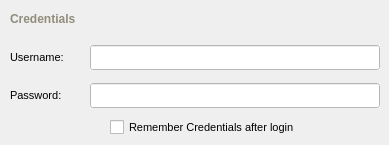
       <widget class="QWidget" name="widgetStackUsernamePasswordPage" >
        <widget class="QLabel" name="labelPassword" >
         <property name="geometry" >
          <rect>
           <x>10</x>
           <y>86</y>
           <width>81</width>
           <height>18</height>
          </rect>
         </property>
         <property name="sizePolicy" >
          <sizepolicy vsizetype="Fixed" hsizetype="Fixed" >
           <horstretch>0</horstretch>
           <verstretch>0</verstretch>
          </sizepolicy>
         </property>
         <property name="minimumSize" >
          <size>
           <width>0</width>
           <height>18</height>
          </size>
         </property>
         <property name="maximumSize" >
          <size>
           <width>16777215</width>
           <height>18</height>
          </size>
         </property>
         <property name="palette" >
          <palette>
           <active>
            <colorrole role="WindowText" >
             <brush brushstyle="SolidPattern" >
              <color alpha="255" >
               <red>0</red>
               <green>0</green>
               <blue>0</blue>
              </color>
             </brush>
            </colorrole>
           </active>
           <inactive>
            <colorrole role="WindowText" >
             <brush brushstyle="SolidPattern" >
              <color alpha="255" >
               <red>0</red>
               <green>0</green>
               <blue>0</blue>
              </color>
             </brush>
            </colorrole>
           </inactive>
           <disabled>
            <colorrole role="WindowText" >
             <brush brushstyle="SolidPattern" >
              <color alpha="255" >
               <red>119</red>
               <green>119</green>
               <blue>119</blue>
              </color>
             </brush>
            </colorrole>
           </disabled>
          </palette>
         </property>
         <property name="font" >
          <font>
           <pointsize>8</pointsize>
          </font>
         </property>
         <property name="lineWidth" >
          <number>0</number>
         </property>
         <property name="midLineWidth" >
          <number>0</number>
         </property>
         <property name="text" >
          <string>Password: </string>
         </property>
        </widget>
        <widget class="QLabel" name="labelUsername" >
         <property name="geometry" >
          <rect>
           <x>10</x>
           <y>48</y>
           <width>81</width>
           <height>18</height>
          </rect>
         </property>
         <property name="sizePolicy" >
          <sizepolicy vsizetype="Fixed" hsizetype="Fixed" >
           <horstretch>0</horstretch>
           <verstretch>0</verstretch>
          </sizepolicy>
         </property>
         <property name="minimumSize" >
          <size>
           <width>0</width>
           <height>18</height>
          </size>
         </property>
         <property name="maximumSize" >
          <size>
           <width>16777215</width>
           <height>18</height>
          </size>
         </property>
         <property name="palette" >
          <palette>
           <active>
            <colorrole role="WindowText" >
             <brush brushstyle="SolidPattern" >
              <color alpha="255" >
               <red>0</red>
               <green>0</green>
               <blue>0</blue>
              </color>
             </brush>
            </colorrole>
           </active>
           <inactive>
            <colorrole role="WindowText" >
             <brush brushstyle="SolidPattern" >
              <color alpha="255" >
               <red>0</red>
               <green>0</green>
               <blue>0</blue>
              </color>
             </brush>
            </colorrole>
           </inactive>
           <disabled>
            <colorrole role="WindowText" >
             <brush brushstyle="SolidPattern" >
              <color alpha="255" >
               <red>119</red>
               <green>119</green>
               <blue>119</blue>
              </color>
             </brush>
            </colorrole>
           </disabled>
          </palette>
         </property>
         <property name="font" >
          <font>
           <pointsize>8</pointsize>
          </font>
         </property>
         <property name="lineWidth" >
          <number>0</number>
         </property>
         <property name="text" >
          <string>Username: </string>
         </property>
        </widget>
        <widget class="QCheckBox" name="dataCheckboxSaveUsernamePassword" >
         <property name="geometry" >
          <rect>
           <x>110</x>
           <y>118</y>
           <width>242</width>
           <height>18</height>
          </rect>
         </property>
         <property name="minimumSize" >
          <size>
           <width>0</width>
           <height>18</height>
          </size>
         </property>
         <property name="maximumSize" >
          <size>
           <width>16777215</width>
           <height>18</height>
          </size>
         </property>
         <property name="palette" >
          <palette>
           <active>
            <colorrole role="WindowText" >
             <brush brushstyle="SolidPattern" >
              <color alpha="255" >
               <red>0</red>
               <green>0</green>
               <blue>0</blue>
              </color>
             </brush>
            </colorrole>
           </active>
           <inactive>
            <colorrole role="WindowText" >
             <brush brushstyle="SolidPattern" >
              <color alpha="255" >
               <red>0</red>
               <green>0</green>
               <blue>0</blue>
              </color>
             </brush>
            </colorrole>
           </inactive>
           <disabled>
            <colorrole role="WindowText" >
             <brush brushstyle="SolidPattern" >
              <color alpha="255" >
               <red>119</red>
               <green>119</green>
               <blue>119</blue>
              </color>
             </brush>
            </colorrole>
           </disabled>
          </palette>
         </property>
         <property name="font" >
          <font>
           <pointsize>8</pointsize>
          </font>
         </property>
         <property name="text" >
          <string>Remember Credentials after login</string>
         </property>
        </widget>
        <widget class="QLabel" name="headerCredentialsUsernamePassword" >
         <property name="geometry" >
          <rect>
           <x>10</x>
           <y>10</y>
           <width>101</width>
           <height>18</height>
          </rect>
         </property>
         <property name="minimumSize" >
          <size>
           <width>0</width>
           <height>18</height>
          </size>
         </property>
         <property name="maximumSize" >
          <size>
           <width>16777215</width>
           <height>18</height>
          </size>
         </property>
         <property name="palette" >
          <palette>
           <active>
            <colorrole role="WindowText" >
             <brush brushstyle="SolidPattern" >
              <color alpha="255" >
               <red>144</red>
               <green>141</green>
               <blue>124</blue>
              </color>
             </brush>
            </colorrole>
           </active>
           <inactive>
            <colorrole role="WindowText" >
             <brush brushstyle="SolidPattern" >
              <color alpha="255" >
               <red>144</red>
               <green>141</green>
               <blue>124</blue>
              </color>
             </brush>
            </colorrole>
           </inactive>
           <disabled>
            <colorrole role="WindowText" >
             <brush brushstyle="SolidPattern" >
              <color alpha="255" >
               <red>119</red>
               <green>119</green>
               <blue>119</blue>
              </color>
             </brush>
            </colorrole>
           </disabled>
          </palette>
         </property>
         <property name="font" >
          <font>
           <pointsize>9</pointsize>
           <weight>75</weight>
           <bold>true</bold>
          </font>
         </property>
         <property name="lineWidth" >
          <number>0</number>
         </property>
         <property name="text" >
          <string>Credentials</string>
         </property>
        </widget>
        <widget class="QLineEdit" name="dataFieldUsername" >
         <property name="geometry" >
          <rect>
           <x>90</x>
           <y>45</y>
           <width>290</width>
           <height>25</height>
          </rect>
         </property>
         <property name="minimumSize" >
          <size>
           <width>290</width>
           <height>25</height>
          </size>
         </property>
         <property name="maximumSize" >
          <size>
           <width>290</width>
           <height>25</height>
          </size>
         </property>
         <property name="palette" >
          <palette>
           <active>
            <colorrole role="WindowText" >
             <brush brushstyle="SolidPattern" >
              <color alpha="255" >
               <red>127</red>
               <green>157</green>
               <blue>185</blue>
              </color>
             </brush>
            </colorrole>
            <colorrole role="Base" >
             <brush brushstyle="SolidPattern" >
              <color alpha="255" >
               <red>255</red>
               <green>255</green>
               <blue>255</blue>
              </color>
             </brush>
            </colorrole>
            <colorrole role="Window" >
             <brush brushstyle="SolidPattern" >
              <color alpha="255" >
               <red>255</red>
               <green>255</green>
               <blue>255</blue>
              </color>
             </brush>
            </colorrole>
           </active>
           <inactive>
            <colorrole role="WindowText" >
             <brush brushstyle="SolidPattern" >
              <color alpha="255" >
               <red>127</red>
               <green>157</green>
               <blue>185</blue>
              </color>
             </brush>
            </colorrole>
            <colorrole role="Base" >
             <brush brushstyle="SolidPattern" >
              <color alpha="255" >
               <red>255</red>
               <green>255</green>
               <blue>255</blue>
              </color>
             </brush>
            </colorrole>
            <colorrole role="Window" >
             <brush brushstyle="SolidPattern" >
              <color alpha="255" >
               <red>255</red>
               <green>255</green>
               <blue>255</blue>
              </color>
             </brush>
            </colorrole>
           </inactive>
           <disabled>
            <colorrole role="WindowText" >
             <brush brushstyle="SolidPattern" >
              <color alpha="255" >
               <red>119</red>
               <green>119</green>
               <blue>119</blue>
              </color>
             </brush>
            </colorrole>
            <colorrole role="Base" >
             <brush brushstyle="SolidPattern" >
              <color alpha="255" >
               <red>255</red>
               <green>255</green>
               <blue>255</blue>
              </color>
             </brush>
            </colorrole>
            <colorrole role="Window" >
             <brush brushstyle="SolidPattern" >
              <color alpha="255" >
               <red>255</red>
               <green>255</green>
               <blue>255</blue>
              </color>
             </brush>
            </colorrole>
           </disabled>
          </palette>
         </property>
         <property name="font" >
          <font>
           <pointsize>8</pointsize>
          </font>
         </property>
         <property name="autoFillBackground" >
          <bool>true</bool>
         </property>
         <property name="maxLength" >
          <number>255</number>
         </property>
        </widget>
        <widget class="QLineEdit" name="dataFieldPassword" >
         <property name="geometry" >
          <rect>
           <x>90</x>
           <y>83</y>
           <width>290</width>
           <height>25</height>
          </rect>
         </property>
         <property name="minimumSize" >
          <size>
           <width>290</width>
           <height>25</height>
          </size>
         </property>
         <property name="maximumSize" >
          <size>
           <width>290</width>
           <height>25</height>
          </size>
         </property>
         <property name="palette" >
          <palette>
           <active>
            <colorrole role="WindowText" >
             <brush brushstyle="SolidPattern" >
              <color alpha="255" >
               <red>127</red>
               <green>157</green>
               <blue>185</blue>
              </color>
             </brush>
            </colorrole>
            <colorrole role="Base" >
             <brush brushstyle="SolidPattern" >
              <color alpha="255" >
               <red>255</red>
               <green>255</green>
               <blue>255</blue>
              </color>
             </brush>
            </colorrole>
            <colorrole role="Window" >
             <brush brushstyle="SolidPattern" >
              <color alpha="255" >
               <red>255</red>
               <green>255</green>
               <blue>255</blue>
              </color>
             </brush>
            </colorrole>
           </active>
           <inactive>
            <colorrole role="WindowText" >
             <brush brushstyle="SolidPattern" >
              <color alpha="255" >
               <red>127</red>
               <green>157</green>
               <blue>185</blue>
              </color>
             </brush>
            </colorrole>
            <colorrole role="Base" >
             <brush brushstyle="SolidPattern" >
              <color alpha="255" >
               <red>255</red>
               <green>255</green>
               <blue>255</blue>
              </color>
             </brush>
            </colorrole>
            <colorrole role="Window" >
             <brush brushstyle="SolidPattern" >
              <color alpha="255" >
               <red>255</red>
               <green>255</green>
               <blue>255</blue>
              </color>
             </brush>
            </colorrole>
           </inactive>
           <disabled>
            <colorrole role="WindowText" >
             <brush brushstyle="SolidPattern" >
              <color alpha="255" >
               <red>119</red>
               <green>119</green>
               <blue>119</blue>
              </color>
             </brush>
            </colorrole>
            <colorrole role="Base" >
             <brush brushstyle="SolidPattern" >
              <color alpha="255" >
               <red>255</red>
               <green>255</green>
               <blue>255</blue>
              </color>
             </brush>
            </colorrole>
            <colorrole role="Window" >
             <brush brushstyle="SolidPattern" >
              <color alpha="255" >
               <red>255</red>
               <green>255</green>
               <blue>255</blue>
              </color>
             </brush>
            </colorrole>
           </disabled>
          </palette>
         </property>
         <property name="font" >
          <font>
           <pointsize>8</pointsize>
          </font>
         </property>
         <property name="autoFillBackground" >
          <bool>true</bool>
         </property>
         <property name="maxLength" >
          <number>255</number>
         </property>
        </widget>
       </widget>
